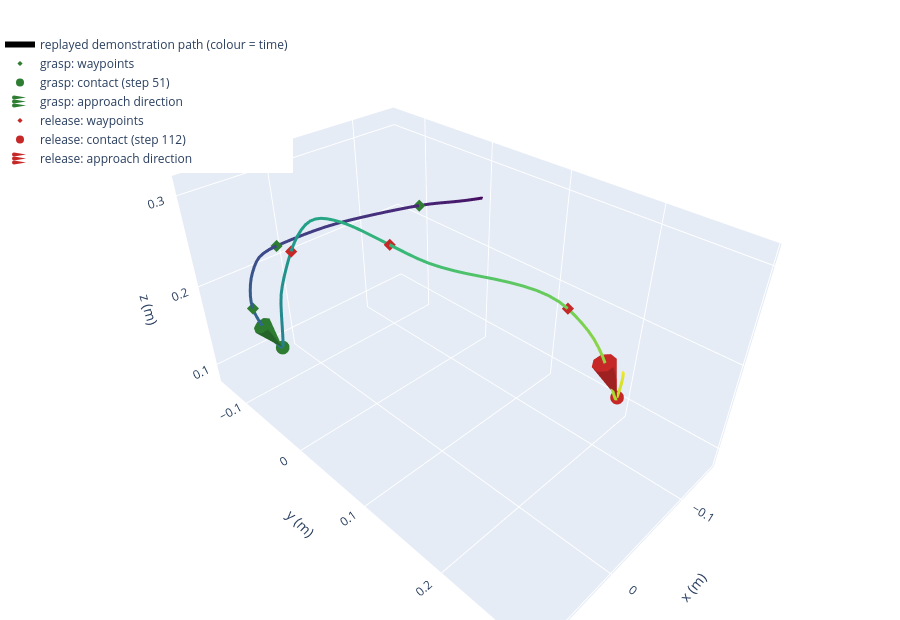

Write notebook code for a chart like this one.
### Markdown cell above
### The same plan in 3D (drag to rotate)

### Code cell
path_3d_figure([SimpleNamespace(ee_pos=demo.ee_pos, name="replayed demonstration")], [contact_labels])
